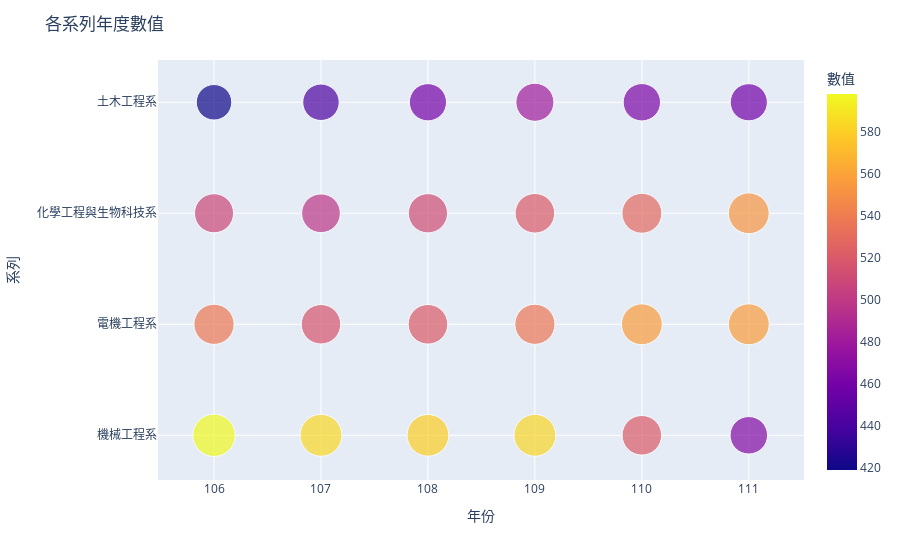

Notebook code cell kept with this figure:
### Code cell
import plotly.express as px
import pandas as pd

data = {
    '系列': ['機械工程系', '電機工程系', '化學工程與生物科技系', '土木工程系'],
    '106': [598, 538, 509, 419],
    '107': [584, 517, 498, 442],
    '108': [580, 521, 512, 460],
    '109': [583, 537, 521, 481],
    '110': [521, 556, 529, 464],
    '111': [467, 557, 553, 459]
}

df = pd.DataFrame(data)

fig = px.scatter(df.melt(id_vars='系列', var_name='年份', value_name='數值'),
                 x='年份', y='系列', size='數值', color='數值',
                 hover_name='系列', size_max=30)

fig.update_layout(title='各系列年度數值',
                  xaxis_title='年份',
                  yaxis_title='系列')

fig.show()

### Figure 1 — Plotly figure (JSON) as saved in the notebook; plotly's stock layout.template omitted (floating-point values rounded to 4 significant figures)
{"data": [{"hovertemplate": "<b>%{hovertext}</b><br><br>年份=%{x}<br>系列=%{y}<br>數值=%{marker.color}<extra></extra>", "hovertext": ["機械工程系", "電機工程系", "化學工程與生物科技系", "土木工程系", "機械工程系", "電機工程系", "化學工程與生物科技系", "土木工程系", "機械工程系", "電機工程系", "化學工程與生物科技系", "土木工程系", "機械工程系", "電機工程系", "化學工程與生物科技系", "土木工程系", "機械工程系", "電機工程系", "化學工程與生物科技系", "土木工程系", "機械工程系", "電機工程系", "化學工程與生物科技系", "土木工程系"], "legendgroup": "", "marker": {"color": [598, 538, 509, 419, 584, 517, 498, 442, 580, 521, 512, 460, 583, 537, 521, 481, 521, 556, 529, 464, 467, 557, 553, 459], "coloraxis": "coloraxis", "size": [598, 538, 509, 419, 584, 517, 498, 442, 580, 521, 512, 460, 583, 537, 521, 481, 521, 556, 529, 464, 467, 557, 553, 459], "sizemode": "area", "sizeref": 0.6644, "symbol": "circle"}, "mode": "markers", "name": "", "orientation": "v", "showlegend": false, "type": "scatter", "x": ["106", "106", "106", "106", "107", "107", "107", "107", "108", "108", "108", "108", "109", "109", "109", "109", "110", "110", "110", "110", "111", "111", "111", "111"], "xaxis": "x", "y": ["機械工程系", "電機工程系", "化學工程與生物科技系", "土木工程系", "機械工程系", "電機工程系", "化學工程與生物科技系", "土木工程系", "機械工程系", "電機工程系", "化學工程與生物科技系", "土木工程系", "機械工程系", "電機工程系", "化學工程與生物科技系", "土木工程系", "機械工程系", "電機工程系", "化學工程與生物科技系", "土木工程系", "機械工程系", "電機工程系", "化學工程與生物科技系", "土木工程系"], "yaxis": "y"}], "layout": {"coloraxis": {"colorbar": {"title": {"text": "數值"}}, "colorscale": [[0, "#0d0887"], [0.1111, "#46039f"], [0.2222, "#7201a8"], [0.3333, "#9c179e"], [0.4444, "#bd3786"], [0.5556, "#d8576b"], [0.6667, "#ed7953"], [0.7778, "#fb9f3a"], [0.8889, "#fdca26"], [1, "#f0f921"]]}, "legend": {"itemsizing": "constant", "tracegroupgap": 0}, "margin": {"t": 60}, "title": {"text": "各系列年度數值"}, "xaxis": {"anchor": "y", "domain": [0, 1], "title": {"text": "年份"}}, "yaxis": {"anchor": "x", "domain": [0, 1], "title": {"text": "系列"}}}}
